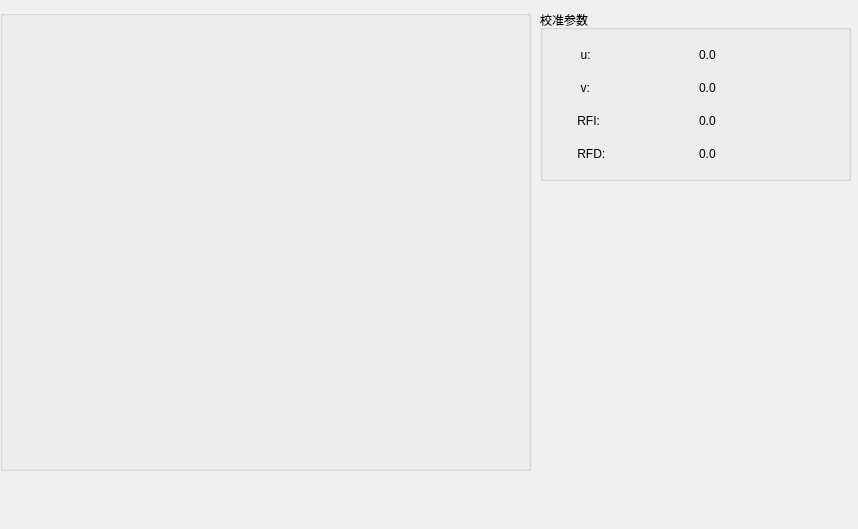
<?xml version="1.0" encoding="UTF-8"?>
<ui version="4.0">
 <class>dealimage</class>
 <widget class="QWidget" name="dealimage">
  <property name="geometry">
   <rect>
    <x>0</x>
    <y>0</y>
    <width>858</width>
    <height>529</height>
   </rect>
  </property>
  <property name="windowTitle">
   <string>dealimage</string>
  </property>
  <widget class="QGroupBox" name="groupBox">
   <property name="geometry">
    <rect>
     <x>0</x>
     <y>10</y>
     <width>531</width>
     <height>461</height>
    </rect>
   </property>
   <property name="title">
    <string/>
   </property>
   <layout class="QGridLayout" name="gridLayout_13">
    <item row="0" column="0">
     <widget class="QLabel" name="label">
      <property name="text">
       <string/>
      </property>
     </widget>
    </item>
   </layout>
  </widget>
  <widget class="QGroupBox" name="groupBox_4">
   <property name="geometry">
    <rect>
     <x>540</x>
     <y>10</y>
     <width>311</width>
     <height>171</height>
    </rect>
   </property>
   <property name="title">
    <string>校准参数</string>
   </property>
   <layout class="QGridLayout" name="gridLayout_14">
    <item row="0" column="0">
     <widget class="QLabel" name="label_23">
      <property name="text">
       <string>        u:</string>
      </property>
     </widget>
    </item>
    <item row="0" column="1">
     <widget class="QLabel" name="ulabel">
      <property name="text">
       <string>0.0</string>
      </property>
      <property name="scaledContents">
       <bool>true</bool>
      </property>
     </widget>
    </item>
    <item row="1" column="0">
     <widget class="QLabel" name="label_24">
      <property name="text">
       <string>        v:</string>
      </property>
     </widget>
    </item>
    <item row="1" column="1">
     <widget class="QLabel" name="vlabel">
      <property name="text">
       <string>0.0</string>
      </property>
      <property name="scaledContents">
       <bool>true</bool>
      </property>
     </widget>
    </item>
    <item row="2" column="0">
     <widget class="QLabel" name="label_25">
      <property name="text">
       <string>       RFI:</string>
      </property>
     </widget>
    </item>
    <item row="2" column="1">
     <widget class="QLabel" name="RFIlabel">
      <property name="text">
       <string>0.0</string>
      </property>
      <property name="scaledContents">
       <bool>true</bool>
      </property>
     </widget>
    </item>
    <item row="3" column="0">
     <widget class="QLabel" name="label_26">
      <property name="text">
       <string>       RFD:</string>
      </property>
     </widget>
    </item>
    <item row="3" column="1">
     <widget class="QLabel" name="RFDlabel">
      <property name="text">
       <string>0.0</string>
      </property>
      <property name="scaledContents">
       <bool>true</bool>
      </property>
     </widget>
    </item>
   </layout>
  </widget>
 </widget>
 <layoutdefault spacing="6" margin="11"/>
 <resources/>
 <connections/>
</ui>
